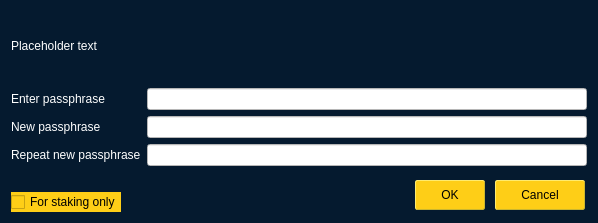
<?xml version="1.0" encoding="UTF-8"?>
<ui version="4.0">
 <class>AskPassphraseDialog</class>
 <widget class="QDialog" name="AskPassphraseDialog">
  <property name="geometry">
   <rect>
    <x>0</x>
    <y>0</y>
    <width>598</width>
    <height>223</height>
   </rect>
  </property>
  <property name="sizePolicy">
   <sizepolicy hsizetype="Preferred" vsizetype="Minimum">
    <horstretch>0</horstretch>
    <verstretch>0</verstretch>
   </sizepolicy>
  </property>
  <property name="minimumSize">
   <size>
    <width>550</width>
    <height>0</height>
   </size>
  </property>
  <property name="windowTitle">
   <string>Passphrase Dialog</string>
  </property>
  <property name="styleSheet">
   <string notr="true">background-color: rgb(5, 26, 47);
color: black;</string>
  </property>
  <layout class="QGridLayout" name="gridLayout">
   <item row="0" column="0">
    <widget class="QLabel" name="warningLabel">
     <property name="styleSheet">
      <string notr="true">background: transparent;
color:white</string>
     </property>
     <property name="text">
      <string notr="true">Placeholder text</string>
     </property>
     <property name="textFormat">
      <enum>Qt::RichText</enum>
     </property>
     <property name="wordWrap">
      <bool>true</bool>
     </property>
    </widget>
   </item>
   <item row="1" column="0" rowspan="2" colspan="2">
    <layout class="QFormLayout" name="formLayout">
     <property name="sizeConstraint">
      <enum>QLayout::SetMinimumSize</enum>
     </property>
     <property name="fieldGrowthPolicy">
      <enum>QFormLayout::AllNonFixedFieldsGrow</enum>
     </property>
     <item row="0" column="0">
      <widget class="QLabel" name="passLabel1">
       <property name="styleSheet">
        <string notr="true">background: transparent;
color:white</string>
       </property>
       <property name="text">
        <string>Enter passphrase</string>
       </property>
      </widget>
     </item>
     <item row="0" column="1">
      <widget class="QLineEdit" name="passEdit1">
       <property name="styleSheet">
        <string notr="true">background-color: white;
color: black;</string>
       </property>
       <property name="echoMode">
        <enum>QLineEdit::Password</enum>
       </property>
      </widget>
     </item>
     <item row="1" column="0">
      <widget class="QLabel" name="passLabel2">
       <property name="styleSheet">
        <string notr="true">background: transparent;
color:white</string>
       </property>
       <property name="text">
        <string>New passphrase</string>
       </property>
      </widget>
     </item>
     <item row="1" column="1">
      <widget class="QLineEdit" name="passEdit2">
       <property name="styleSheet">
        <string notr="true">background-color: white;
color: black;</string>
       </property>
       <property name="echoMode">
        <enum>QLineEdit::Password</enum>
       </property>
      </widget>
     </item>
     <item row="2" column="0">
      <widget class="QLabel" name="passLabel3">
       <property name="styleSheet">
        <string notr="true">background: transparent;
color:white</string>
       </property>
       <property name="text">
        <string>Repeat new passphrase</string>
       </property>
      </widget>
     </item>
     <item row="2" column="1">
      <widget class="QLineEdit" name="passEdit3">
       <property name="styleSheet">
        <string notr="true">background-color: white;
color: black;</string>
       </property>
       <property name="echoMode">
        <enum>QLineEdit::Password</enum>
       </property>
      </widget>
     </item>
     <item row="3" column="1">
      <widget class="QLabel" name="capsLabel">
       <property name="font">
        <font>
         <weight>75</weight>
         <bold>true</bold>
        </font>
       </property>
       <property name="styleSheet">
        <string notr="true">background: transparent</string>
       </property>
       <property name="text">
        <string/>
       </property>
       <property name="alignment">
        <set>Qt::AlignCenter</set>
       </property>
      </widget>
     </item>
     <item row="4" column="0">
      <widget class="QCheckBox" name="stakingCheckBox">
       <property name="enabled">
        <bool>true</bool>
       </property>
       <property name="visible">
        <bool>true</bool>
       </property>
       <property name="toolTip">
        <string>Serves to disable the trivial sendmoney when OS account compromised. Provides no real security.</string>
       </property>
       <property name="styleSheet">
        <string notr="true">background-color: rgb(254, 206, 23);
color: black;</string>
       </property>
       <property name="text">
        <string>For staking only</string>
       </property>
      </widget>
     </item>
    </layout>
   </item>
   <item row="2" column="1">
    <widget class="QDialogButtonBox" name="buttonBox">
     <property name="styleSheet">
      <string notr="true">QPushButton { /* Global Button Style */
	background-color: rgb(254, 206, 23);
	border-width: 1px;
	border-style: outset;
	border-color: #cbb62f;
	border-radius: 2px;
	color:#000000;
	font-size:12px;
	font-weight:normal;
	padding-left:25px;
	padding-right:25px;
	padding-top:1px;
	padding-bottom:1px;
	height: 26px;
	margin: 2px;
}
QPushButton:hover {
		background-color: rgb(206, 163, 153);
}

QPushButton:pressed {
	background-color: rgb(170, 255, 255);
	border:1px solid #000000;
}</string>
     </property>
     <property name="orientation">
      <enum>Qt::Horizontal</enum>
     </property>
     <property name="standardButtons">
      <set>QDialogButtonBox::Cancel|QDialogButtonBox::Ok</set>
     </property>
    </widget>
   </item>
  </layout>
 </widget>
 <resources/>
 <connections/>
</ui>
